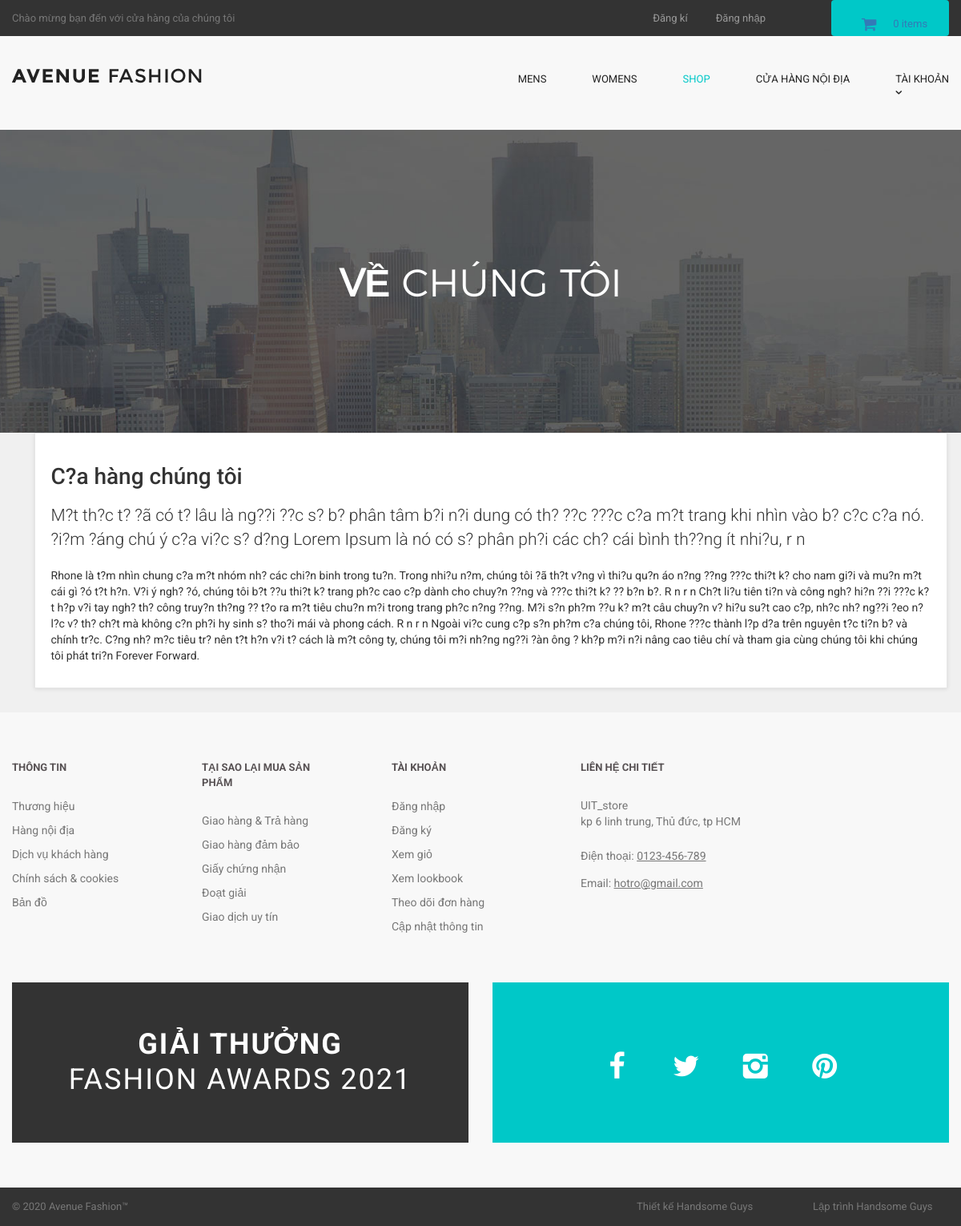
Page /about.php on the earlier database version.
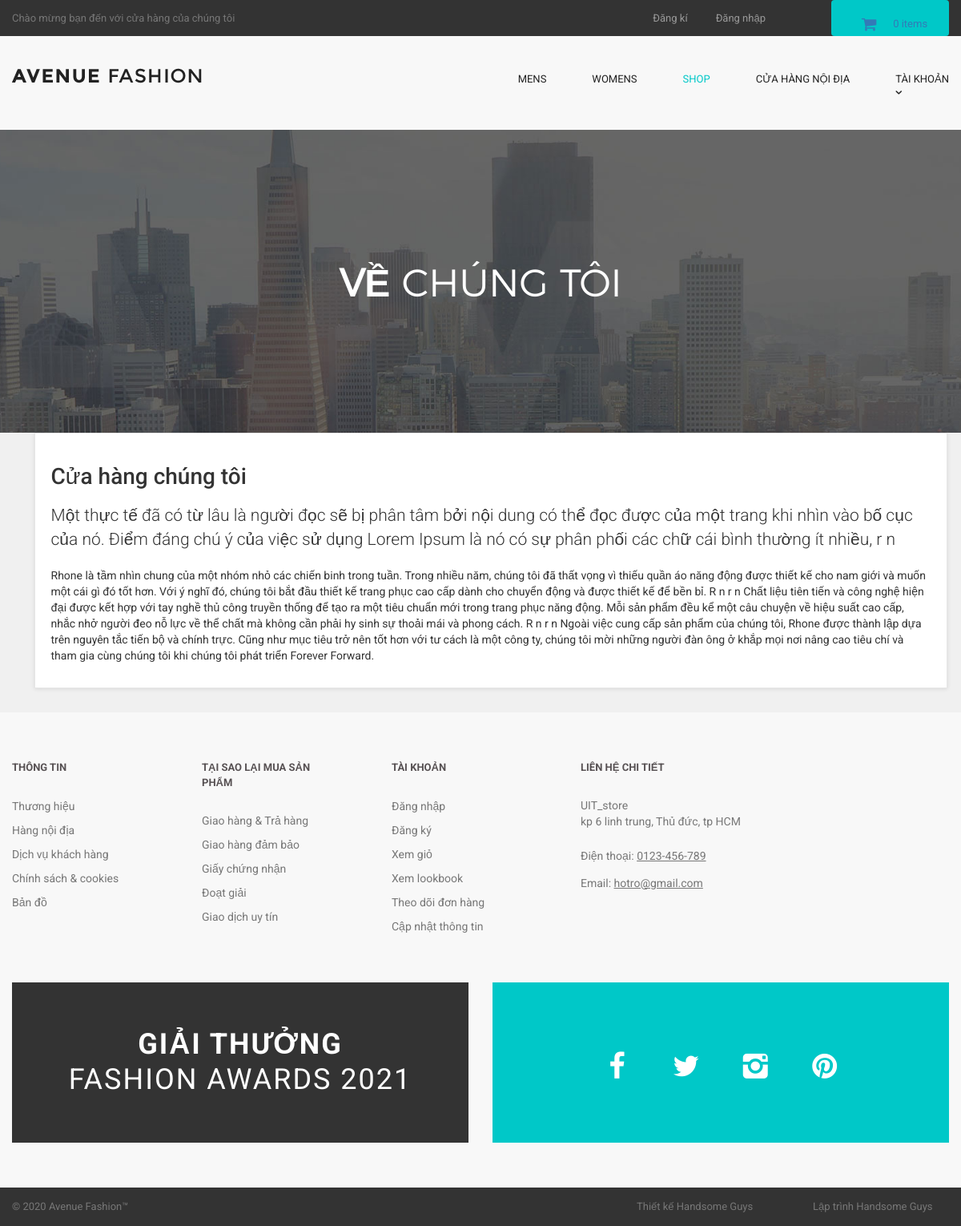
Same page on the later database version.
### tables this page shows
CREATE TABLE `about_us` (
  `about_id` int(10) NOT NULL,
  `about_heading` text NOT NULL,
  `about_short_desc` text NOT NULL,
  `about_desc` text NOT NULL
);

### about.php (the view, shortened to what this page needs)
<?php
include("includes/db.php");
include("includes/header.php");
include("includes/main.php");
?>
  <main>
    <div class="nero">
      <div class="nero__heading">
        <span class="nero__bold">Về</span> chúng tôi
      </div>
    </div>
  </main>
<div id="content" >
<div class="container" >
<div class="col-md-12" >
<div class="box" >
<?php
$get_about_us = "select * from about_us";
$run_about_us = mysqli_query($con,$get_about_us);
$row_about_us = mysqli_fetch_array($run_about_us);
$about_heading = $row_about_us['about_heading'];
$about_short_desc = $row_about_us['about_short_desc'];
$about_desc = $row_about_us['about_desc'];
?>
<h1> <?php echo $about_heading; ?> </h1>
<p class="lead"> <?php echo $about_short_desc; ?> </p>
<p> <?php echo $about_desc; ?> </p>
</div>
</div>
</div>
</div>
<?php
include("includes/footer.php");
?>
</body>
</html>

Differences in the rows shown:
changed about_us: about_heading "C?a hàng chúng tôi" → "Cửa hàng chúng tôi"; about_short_desc "M?t th?c t? ?ã có t? lâu là ng??i ??c s? b? phân tâm b?i n?i dung có th? ??c ???c c?a m?t trang khi nhìn vào b? c?c c?a nó. ?i?m ?áng chú ý c?a vi?c s? d?ng Lorem Ipsum là nó có s? phân ph?i các ch? cái bình th??ng ít nhi?u, r n" → "Một thực tế đã có từ lâu là người đọc sẽ bị phân tâm bởi nội dung có thể đọc được của một trang khi nhìn vào bố cục của nó. Điểm đáng chú ý của việc sử dụng Lorem Ipsum là nó có sự phân phối các chữ cái bình thường ít nhiều, r n"; about_desc "Rhone là t?m nhìn chung c?a m?t nhóm nh? các chi?n binh trong tu?n. Trong nhi?u n?m, chúng tôi ?ã th?t v?ng vì thi?u qu?n áo n?ng ??ng ???c thi?t k? cho nam gi?i và mu?n m?t cái gì ?ó t?t h?n. V?i ý ngh? ?ó, chúng tôi b?t ??u thi?t k? trang ph?c cao c?p dành cho chuy?n ??ng và ???c thi?t k? ?? b?n b?. R n r n Ch?t li?u tiên ti?n và công ngh? hi?n ??i ???c k?t h?p v?i tay ngh? th? công truy?n th?ng ?? t?o ra m?t tiêu chu?n m?i trong trang ph?c n?ng ??ng. M?i s?n ph?m ??u k? m?t câu chuy?n v? hi?u su?t cao c?p, nh?c nh? ng??i ?eo n? l?c v? th? ch?t mà không c?n ph?i hy sinh s? tho?i mái và phong cách. R n r n Ngoài vi?c cung c?p s?n ph?m c?a chúng tôi, Rhone ???c thành l?p d?a trên nguyên t?c…" → "Rhone là tầm nhìn chung của một nhóm nhỏ các chiến binh trong tuần. Trong nhiều năm, chúng tôi đã thất vọng vì thiếu quần áo năng động được thiết kế cho nam giới và muốn một cái gì đó tốt hơn. Với ý nghĩ đó, chúng tôi bắt đầu thiết kế trang phục cao cấp dành cho chuyển động và được thiết kế để bền bỉ. R n r n Chất liệu tiên tiến và công nghệ hiện đại được kết hợp với tay nghề thủ công truyền thống để tạo ra một tiêu chuẩn mới trong trang phục năng động. Mỗi sản phẩm đều kể một câu chuyện về hiệu suất cao cấp, nhắc nhở người đeo nỗ lực về thể chất mà không cần phải hy sinh sự thoải mái và phong cách. R n r n Ngoài việc cung cấp sản phẩm của chúng tôi, Rhone được thành lập dựa trên nguyên tắc…"
